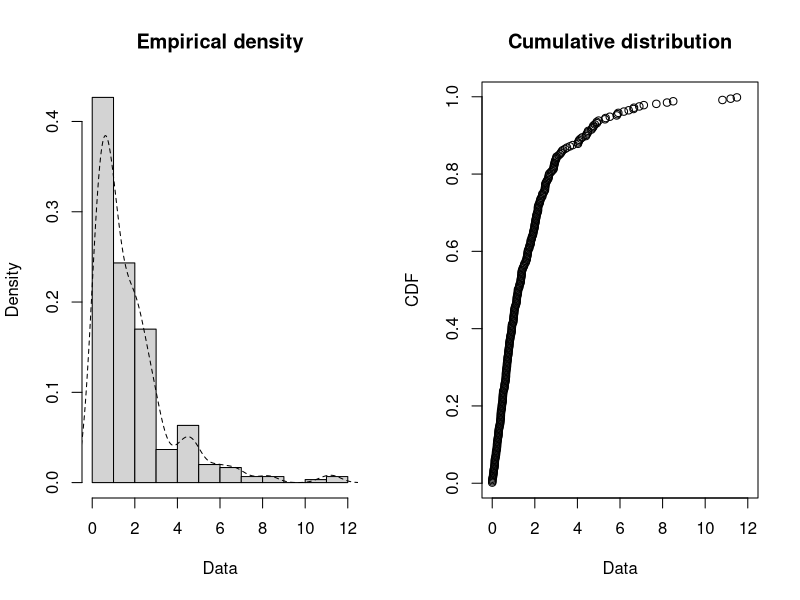
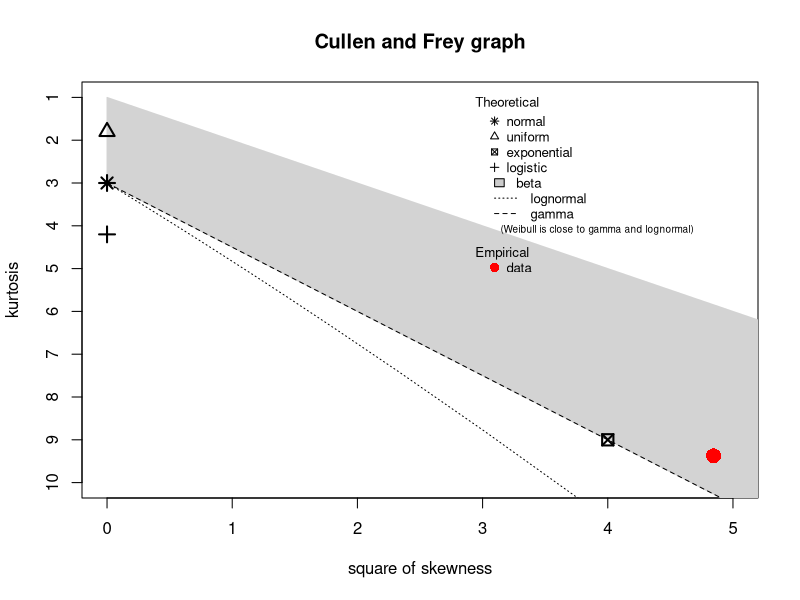
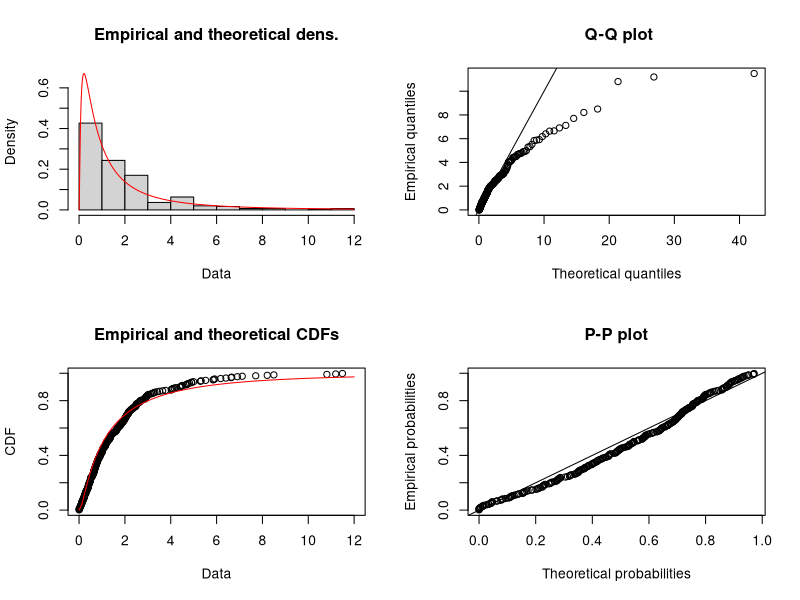
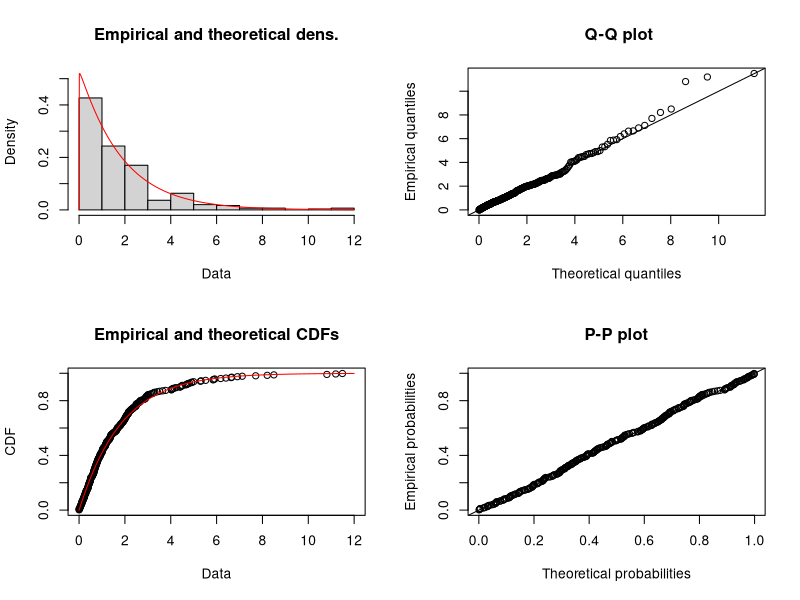
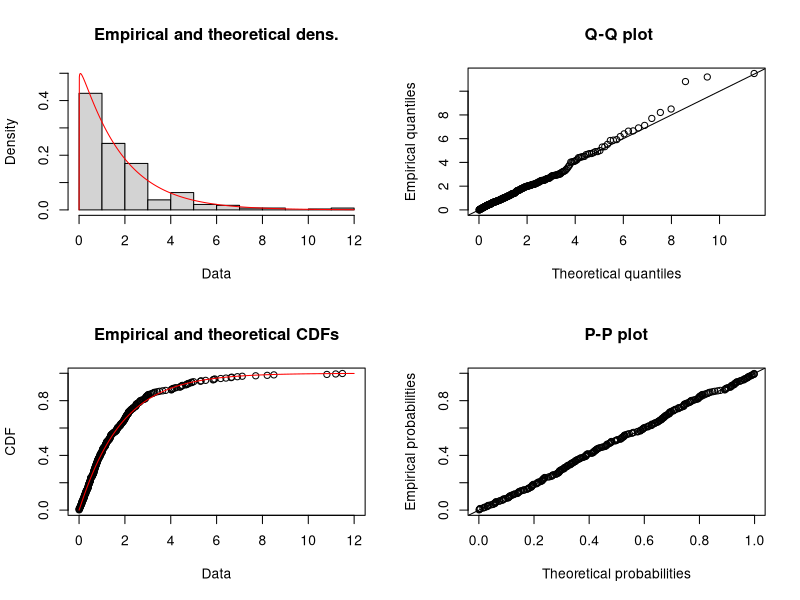
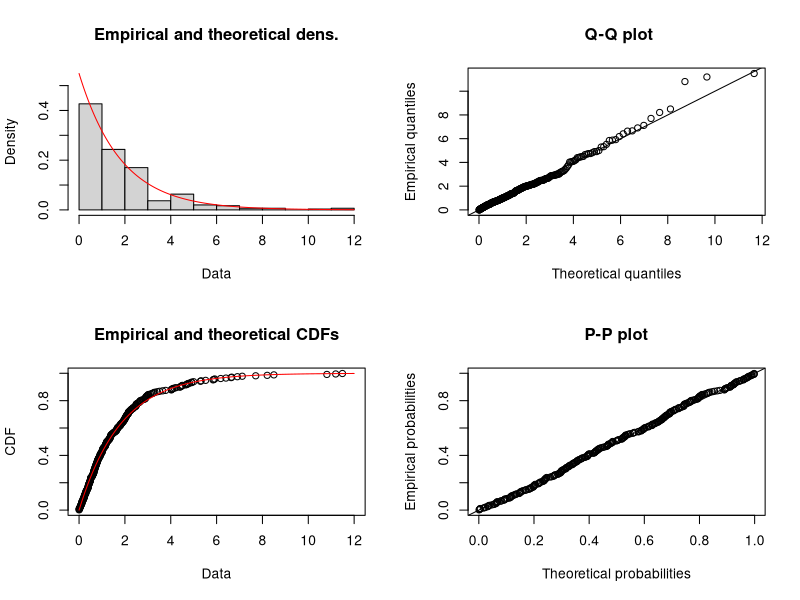
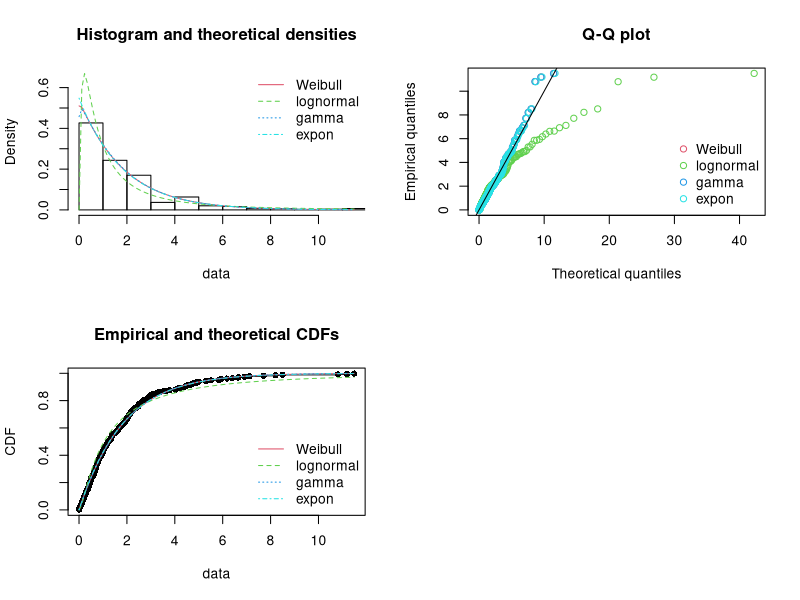

These figures' R source, in order:
library(fitdistrplus)
Data <- read.csv("SemiconductorDataCLEAN.csv", header=TRUE,
                 sep=",", na.strings=c("NA", ""), stringsAsFactors=FALSE, as.is=TRUE)
MyData <- Data$CLEAN
plotdist(MyData, histo = TRUE, demp = TRUE)
descdist(MyData)
# fit a lognormal distribution to the LOS samples
fln <- fitdist(MyData, "lnorm")
summary(fln)
plot(fln)

# fit a weibull distribution
fw <- fitdist(MyData, "weibull")
summary(fw)
plot(fw)

# fit a gamma distribution
fg <- fitdist(MyData, "gamma")
summary(fg)
plot(fg)

# fit an expon distribution
fex <- fitdist(MyData, "exp")
summary(fex)
plot(fex)

# compare the fits
par(mfrow = c(2, 2))
plot.legend <- c("Weibull", "lognormal", "gamma", "expon")
denscomp(list(fw, fln, fg, fex), legendtext = plot.legend)
qqcomp(list(fw, fln, fg, fex), legendtext = plot.legend)
cdfcomp(list(fw, fln, fg, fex), legendtext = plot.legend)

# Perform GofFit tests
gof_results <- gofstat(list(fw, fln, fg, fex), fitnames = c("weibull", "lnorm", "gamma", "expon"))
gof_results
gof_results$kstest

gof_results$chisq
gof_results$chisqpvalue
gof_results$chisqtable
